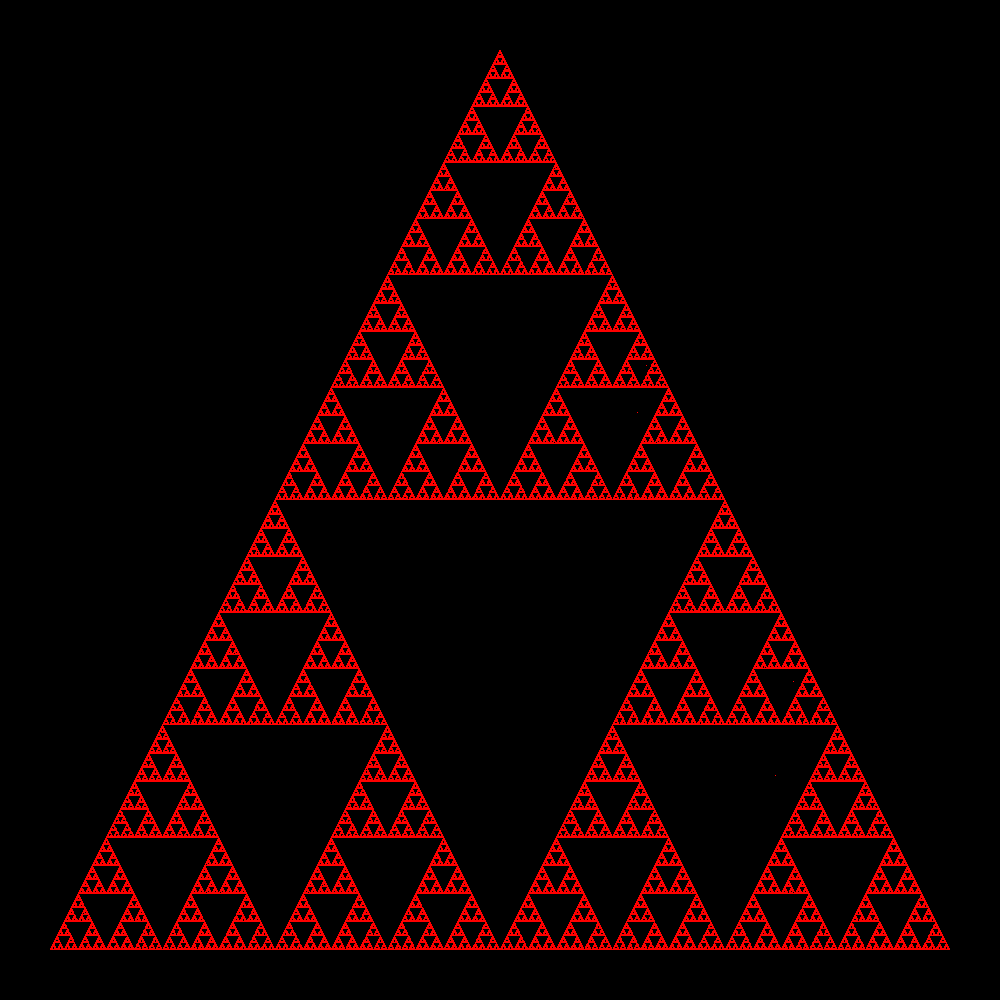

Write Python code to recreate this figure.
from PIL import Image
import random


def main():
    size = (1000, 1000)
    img = Image.new("RGB", size, 0)
    triangle = [(size[0]//2, 50), (50, size[1]-50), (size[0]-50, size[1]-50)]
    point = (300, 600)
    for _ in range(1000000):
        random_vertex = random.randint(0, 2)
        point = (point[0] + ((triangle[random_vertex][0] - point[0]) // 2),
                 point[1] + ((triangle[random_vertex][1] - point[1]) // 2))
        img.putpixel(point, (255, 0, 0))
    img.save("sierpinski.png")


if __name__ == "__main__":
    main()